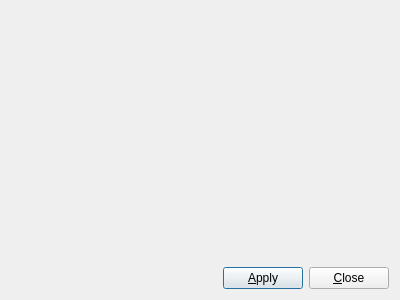
<?xml version="1.0" encoding="UTF-8"?>
<ui version="4.0">
 <class>HellingerConfigurationDialog</class>
 <widget class="QDialog" name="HellingerConfigurationDialog">
  <property name="geometry">
   <rect>
    <x>0</x>
    <y>0</y>
    <width>400</width>
    <height>300</height>
   </rect>
  </property>
  <property name="windowTitle">
   <string>Hellinger Settings</string>
  </property>
  <layout class="QGridLayout" name="gridLayout">
   <item row="0" column="0" colspan="3">
    <widget class="QWidget" name="placeholder_widget" native="true"/>
   </item>
   <item row="1" column="0">
    <spacer name="horizontalSpacer">
     <property name="orientation">
      <enum>Qt::Horizontal</enum>
     </property>
     <property name="sizeHint" stdset="0">
      <size>
       <width>203</width>
       <height>20</height>
      </size>
     </property>
    </spacer>
   </item>
   <item row="1" column="1">
    <widget class="QPushButton" name="button_apply">
     <property name="text">
      <string>&amp;Apply</string>
     </property>
    </widget>
   </item>
   <item row="1" column="2">
    <widget class="QPushButton" name="button_close">
     <property name="text">
      <string>&amp;Close</string>
     </property>
    </widget>
   </item>
  </layout>
 </widget>
 <resources/>
 <connections/>
</ui>
